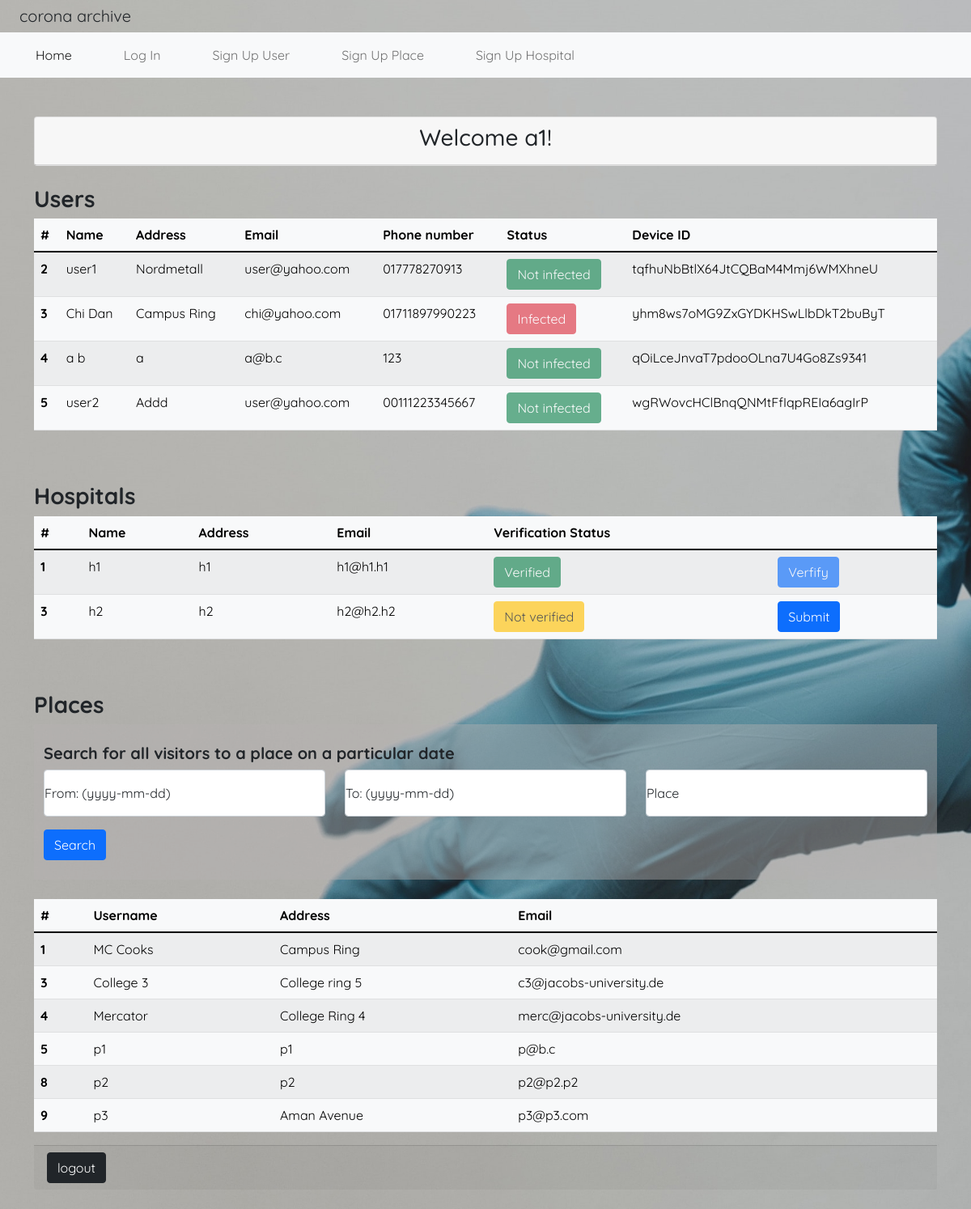
/agent (signed in), run on the app's committed database.
### tables this page shows
CREATE TABLE agents(
    aid INTEGER PRIMARY KEY AUTOINCREMENT,
    username TEXT,
    password TEXT
);

CREATE TABLE users(
    userID INTEGER PRIMARY KEY AUTOINCREMENT, 
    username TEXT UNIQUE,
    password TEXT,
    address TEXT, 
    email TEXT,
    phonenumber TEXT,
    infected INTEGER,
    deviceID TEXT UNIQUE
    );

CREATE TABLE hospitals(
    hid INTEGER PRIMARY KEY AUTOINCREMENT,
    name TEXT, 
    password TEXT, 
    address TEXT,
    email TEXT,
    verified BIT
);

CREATE TABLE places(
    placeID INTEGER PRIMARY KEY AUTOINCREMENT,
    username TEXT,
    password TEXT,
    address TEXT,
    email TEXT,
    QRCode TEXT
);

### main.py (the view)
@app.route('/agent')
def agent_home():
    if 'agent' in session:
        agent = session['agent']
        con = sqlite3.connect("user1.db")
        c = con.cursor()
        c.execute("SELECT * FROM agents WHERE username = ?", (agent, ))
        result = c.fetchone()
        c.execute('SELECT * FROM users')
        resultu = c.fetchall()
        c.execute('SELECT * FROM hospitals')
        resulth = c.fetchall()
        c.execute('SELECT * FROM places')
        resultp = c.fetchall()
        con.close()
        return render_template('agent_home.html', agent=result, users=resultu, hospitals=resulth, places=resultp)
    else:
        flash('Unauthorized access!', 'error')
        return redirect(url_for('home'))

### templates/agent_home.html (shortened to what this page needs)
{% extends 'index.html' %}
{% block body%}
<div class="container">
    <div class="card text-center">
        <div class="card-header">
           <h3>Welcome {{ agent[1] }}!</h3>
        </div>
    </div>
    <br />
    <h3><b>Users</b></h3>
    <table class="table table-striped table-light">
        <thead>
            <tr>
                <th scope="col">#</th>
                <th scope="col">Name</th>
                <th scope="col">Address</th>
                <th scope="col">Email</th>
                <th scope="col">Phone number</th>
                <th scope="col">Status</th>
                <th scope="col">Device ID</th>
            </tr>
        </thead>
        <tbody id="users_table_body">
            {% for user in users %}
                <tr>
                    <th scope="row">{{ user[0] }}</th>
                    <td>{{ user[1] }}</td>
                    <td>{{ user[3] }}</td>
                    <td>{{ user[4] }}</td>
                    <td>{{ user[5] }}</td>
                    <td>
                        {% if user[6]==1 %}
                        <input type="button" class="btn btn-danger" value="Infected" disabled/>
                        {% else %}
                        <input type="button" class="btn btn-success" value="Not infected" disabled/>
                        {% endif %}
                    </td>
                    <td>{{ user[7] }}</td>
                </tr>
            {% endfor %}
        </tbody>
    </table>
    <br /><br />
    <h3><b>Hospitals</b></h3>
    <table class="table table-striped table-light">
        <thead>
            <tr>
                <th scope="col">#</th>
                <th scope="col">Name</th>
                <th scope="col">Address</th>
                <th scope="col">Email</th>
                <th scope="col">Verification Status</th>
                <th scope="col">&nbsp;</th>
            </tr>
        </thead>
        <tbody id="hospitals_table_body">
            {% for hospital in hospitals %}
                <tr>
                    <th scope="row">{{ hospital[0] }}</th>
                    <td>{{ hospital[1] }}</td>
                    <td>{{ hospital[3] }}</td>
                    <td>{{ hospital[4] }}</td>
                    <td>
                        {% if hospital[5]==1 %}
                        <input type="button" class="btn btn-success" value="Verified" id="hospital_verfication_status" disabled/>
                        {% else %}
                        <input type="button" class="btn btn-warning" value="Not verified" id="hospital_verfication_status" disabled/>
                        {% endif %}
                    </td>
                    <td>
                        <form method="get" action="update_hospital_status/{{hospital[0]}}">
                            <input type="submit" class="btn btn-primary" id="hospital_verify_button"/>
                        </form>
                    </td>
                </tr>
            {% endfor %}
        </tbody>
    </table>
    <br /><br />
    <h3><b>Places</b></h3>
    <div class="container" style="background-color: rgba(181, 176, 176, 0.432)">
        <br />
        <h5><strong>Search for all visitors to a place on a particular date</strong></h5>
        <form class="row" action="/search" method="post">
            <div class=" col-4 form-floating mb-3">
                <input type="text" class="form-control" id="floatingInput" name="from" placeholder="yyyy-mm-dd">
                <label for="floatingInput">From: (yyyy-mm-dd)</label>
            </div>
            <div class="col-4 form-floating">
                <input type="text" class="form-control" id="floatingInput2" name="to" placeholder="yyyy-mm-dd">
                <label for="floatingInput2">To: (yyyy-mm-dd)</label>
            </div>
            <div class="col-4 form-floating">
                <input type="text" class="form-control" id="floatingInput3" name="place" placeholder="Enter Place name">
                <label for="floatingInput3">Place</label>
            </div>
            <div>
                <button class="btn btn-primary">Search</button>
            </div>
        </form>
        <br />
    </div>
    <br />
    <table class="table table-striped table-light">
        <thead>
            <tr>
                <th scope="col">#</th>
                <th scope="col">Username</th>
                <th scope="col">Address</th>
                <th scope="col">Email</th>
            </tr>
        </thead>
        <tbody id="places_table_body">
            {% for place in places %}
                <tr>
                    <th scope="row">{{ place[0] }}</th>
                    <td>{{ place[1] }}</td>
                    <td>{{ place[3] }}</td>
                    <td>{{ place[4] }}</td>
                </tr>
            {% endfor %}
        </tbody>
    </table>
        <div class="card-footer">
            <a href="{{ url_for('logout') }}" class="btn btn-dark">logout</a>
        </div>
</div>
{% endblock %}

### templates/index.html (shortened to what this page needs)
<!DOCTYPE html>
<html lang="en">
    <head>
        <link rel="stylesheet" href="https://cdn.jsdelivr.net/npm/bootstrap@5.1.3/dist/css/bootstrap.min.css">
        <link rel="stylesheet" href="{{ url_for('static', filename='/css/main.css') }}">
    </head>
    <body style="background-image: url(/static/images/dorezat.jpg); background-size: cover;">
        <header class="top_section navbar-brand mx-4">corona archive</header>
        <nav class="navbar navbar-expand-lg navbar-light bg-light">
            <div class="container-fluid">
              <div class="collapse navbar-collapse" id="navbarNavAltMarkup">
                <div class="navbar-nav">
                  <a class="nav-link active mx-4" aria-current="page" href="/">Home</a>
                  <a class="nav-link mx-4" href="/login">Log In</a>
                  <a class="nav-link mx-4" href="/signup">Sign Up User</a>
                  <a class="nav-link mx-4" href="/signup_place">Sign Up Place</a>
                  <a class="nav-link mx-4" href="/signup_hospital">Sign Up Hospital</a>
                </div>
              </div>
            </div>
          </nav>
        <br />
        <div>
            <br />
            {% block body %} {% endblock %}
        </div>
        <br />
    </body>
</html>

### static/css/main.css (style rules this page uses)
:root { --line-hight:2em; }
body { font-family: 'Quicksand', sans-serif; margin: 0; }
header { padding: 1em 0; }

### data on the page
agents: username "a1"
users: userID "2", username "user1", address "Nordmetall", email "user@yahoo.com", phonenumber "017778270913", deviceID "tqfhuNbBtlX64JtCQBaM4Mmj6WMXhneU"
users: userID "3", username "Chi Dan", address "Campus Ring", email "chi@yahoo.com", phonenumber "01711897990223", deviceID "yhm8ws7oMG9ZxGYDKHSwLlbDkT2buByT"
users: userID "4", username "a b", address "a", email "a@b.c", phonenumber "123", deviceID "qOiLceJnvaT7pdooOLna7U4Go8Zs9341"
users: userID "5", username "user2", address "Addd", email "user@yahoo.com", phonenumber "00111223345667", deviceID "wgRWovcHClBnqQNMtFfIqpREIa6agIrP"
hospitals: hid "1", name "h1", address "h1", email "h1@h1.h1"
hospitals: hid "3", name "h2", address "h2", email "h2@h2.h2"
places: placeID "1", username "MC Cooks", address "Campus Ring", email "cook@gmail.com"
places: placeID "3", username "College 3", address "College ring 5", email "c3@jacobs-university.de"
places: placeID "4", username "Mercator", address "College Ring 4", email "merc@jacobs-university.de"
places: placeID "5", username "p1", address "p1", email "p@b.c"
places: placeID "8", username "p2", address "p2", email "p2@p2.p2"
places: placeID "9", username "p3", address "Aman Avenue", email "p3@p3.com"
